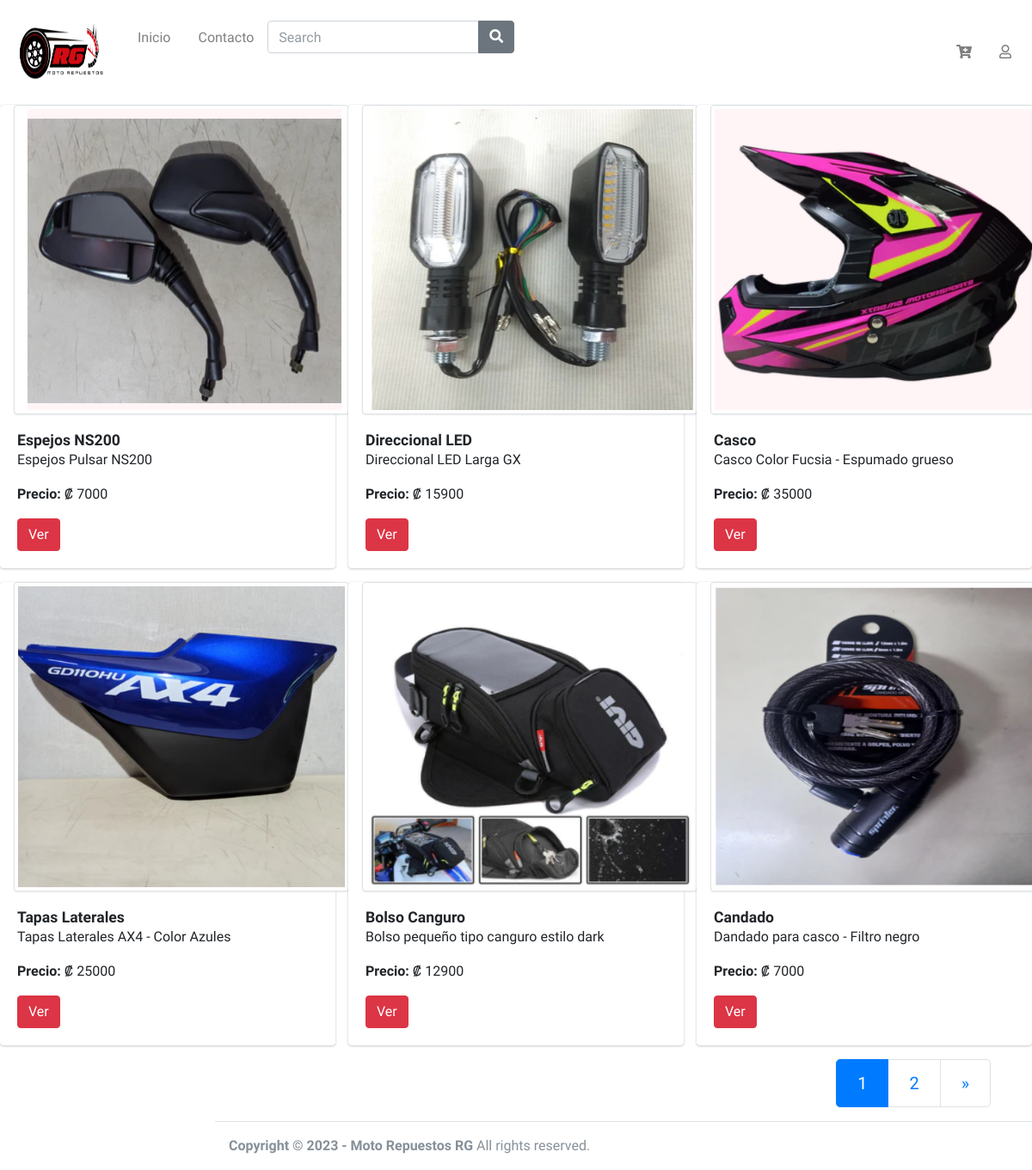
The page / on the database its author committed.
### tables this page shows
CREATE TABLE `product` (
  `id` int(11) NOT NULL,
  `Name` varchar(100) NOT NULL,
  `Detail` varchar(150) NOT NULL,
  `Price` float NOT NULL,
  `Code_Product` varchar(100) NOT NULL,
  `Files` varchar(300) NOT NULL,
  `Stock` int(11) NOT NULL
);

### index.php (the view, shortened to what this page needs)
<!DOCTYPE html>
<html lang="en">
<head>
  <link rel="stylesheet" href="Styles/css/all.min.css">
  <link rel="stylesheet" href="Styles/css/adminlte.min.css">
   <link rel="stylesheet" href="plugins/fontawesome-free/css/all.min.css">
  <link rel="stylesheet" href="https://code.ionicframework.com/ionicons/2.0.1/css/ionicons.min.css">
  <link rel="stylesheet" href="JS/plugins/tempusdominus-bootstrap-4/css/tempusdominus-bootstrap-4.min.css">
  <link rel="stylesheet" href="JS/plugins/icheck-bootstrap/icheck-bootstrap.min.css">
  <link rel="stylesheet" href="JS/plugins/jqvmap/jqvmap.min.css">
  <link rel="stylesheet" href="JS/dist/css/adminlte.min.css">
  <link rel="stylesheet" href="JS/plugins/overlayScrollbars/css/OverlayScrollbars.min.css">
  <link rel="stylesheet" href="JS/plugins/daterangepicker/daterangepicker.css">
  <link rel="stylesheet" href="JS/plugins/summernote/summernote-bs4.min.css">
</head>
<body class="hold-transition sidebar-mini">
<div class="wrapper">
<?php
include_once "Menu.php";
?>
  <div class="row">
    <?php
    include_once "Models/BD_Repuestos.php";
    $connection = mysqli_connect($host,$user,$pass,$db);
    $where = "where 1=1";
    $queryCount = "SELECT COUNT(*) as cuenta FROM product $where";
    $resultCount = mysqli_query($connection, $queryCount);
    $rowCount=mysqli_fetch_assoc($resultCount);
    $CountReg = $rowCount['cuenta'];
    $Element =6;
    $Npaginas=ceil($CountReg/$Element);
    $paginaSel=$_REQUEST[ 'pagina']??false;
    if($paginaSel==false){
      $inicioLimit=0;
      $paginaSel = 1;
    }
    else{
      $inicioLimit = ($paginaSel -1)*$Element;
    }
    $limit = " LIMIT $inicioLimit, $Element";
    $query = "SELECT * FROM product $where ORDER BY id ASC $limit";
    $result = mysqli_query($connection, $query);
    while($row=mysqli_fetch_assoc($result)){
    ?>
      <div class="col-lg-4">
        <div class="card border-primary">
          <img class="card-img-top img-thumbnail ml-3" src="uploads/<?php  echo $row['Files']?>" alt="product" style="width: 390px; height: 360px;">
          <div class="card-body">
            <h3 class="card-title"><strong><?php echo $row['Name'] ?></strong></h3>
            <p class="card-text"><?php echo $row['Detail'] ?></p>
            <p class="card-text"><strong>Precio: </strong>₡ <?php echo $row['Price'] ?></p>
            <a href="DetailProduct.php?id=<?php echo $row['id']?>" class="btn btn-danger">Ver</a>
          </div>
        </div>
      </div>
    <?php
    }
    ?>
  </div>
  <?php
if ($Npaginas > 0) {
?>
  <nav aria-label="Page navigation" class="mr-5">
    <ul class="pagination pagination-lg justify-content-end">
      <?php
      for ($i = 1; $i <= $Npaginas; $i++) {
      ?>
        <li class="page-item <?php echo ($paginaSel == $i) ? " active" : " "; ?>">
          <a href="index.php?modulo=product&pagina=<?php echo $i; ?>" class="page-link"><?php echo $i; ?></a>
        </li>
      <?php
      }
      ?>
      <?php
      if (($paginaSel) != $Npaginas) {
      ?>
        <li class="page-item">
          <a href="index.php?modulo=product&pagina=<?php echo $paginaSel + 1 ?>" class="page-link" aria-label="Next">
            <span aria-hidden="true">&raquo;</span>
          </a>
        </li>
      <?php
      }
      ?>
    </ul>
  </nav>
<?php
}
?>
  <footer class="main-footer">
    <strong>Copyright &copy; 2023 - Moto Repuestos RG</strong> All rights reserved.
  </footer>
</div>
</body>
</html>

### rows shown on the page
product: Files (picture), Name "Espejos NS200", Detail "Espejos Pulsar NS200", Price "7000"
product: Files (picture), Name "Direccional LED", Detail "Direccional LED Larga GX", Price "15900"
product: Files (picture), Name "Casco", Detail "Casco Color Fucsia - Espumado grueso", Price "35000"
product: Files (picture), Name "Tapas Laterales", Detail "Tapas Laterales AX4 - Color Azules", Price "25000"
product: Files (picture), Name "Bolso Canguro", Detail "Bolso pequeño tipo canguro estilo dark", Price "12900"
product: Files (picture), Name "Candado", Detail "Dandado para casco - Filtro negro", Price "7000"
